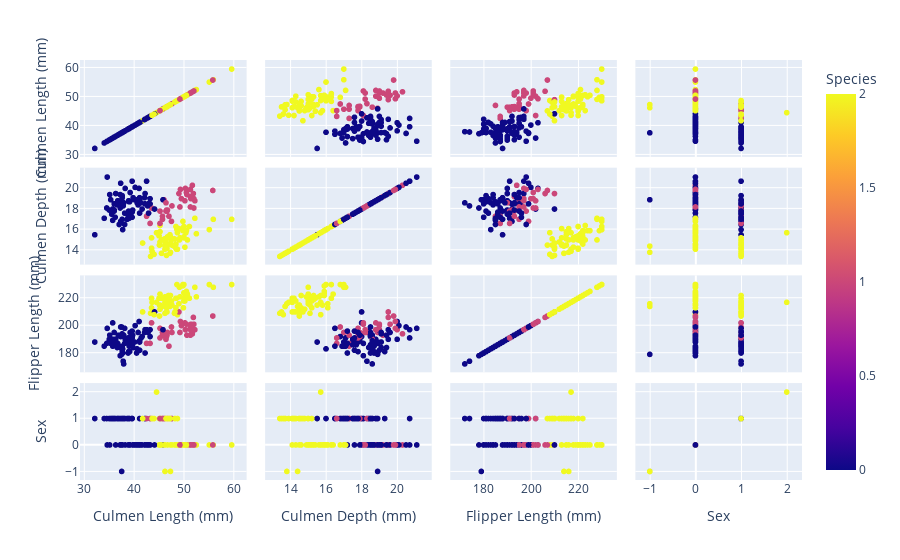

This figure's notebook cell:
### Code cell
import plotly.express as px
plt.rcParams['figure.figsize'] = [12, 24]
df = px.data.iris()
fig = px.scatter_matrix(a,
    dimensions=["Culmen Length (mm)", "Culmen Depth (mm)", "Flipper Length (mm)", "Sex"],
    color="Species")
fig.show()

### Figure 1 — Plotly figure (JSON) as saved in the notebook; plotly's stock layout.template omitted (floating-point values rounded to 4 significant figures; data arrays with more than 128 entries replaced by an {"elided": "..."} marker saying what was removed)
{"data": [{"dimensions": [{"axis": {"matches": true}, "label": "Culmen Length (mm)", "values": {"elided": "170 float values"}}, {"axis": {"matches": true}, "label": "Culmen Depth (mm)", "values": {"elided": "170 float values"}}, {"axis": {"matches": true}, "label": "Flipper Length (mm)", "values": {"elided": "170 int values"}}, {"axis": {"matches": true}, "label": "Sex", "values": {"elided": "170 int values"}}], "hovertemplate": "%{xaxis.title.text}=%{x}<br>%{yaxis.title.text}=%{y}<br>Species=%{marker.color}<extra></extra>", "legendgroup": "", "marker": {"color": {"elided": "170 int values"}, "coloraxis": "coloraxis", "symbol": "circle"}, "name": "", "showlegend": false, "type": "splom"}], "layout": {"coloraxis": {"colorbar": {"title": {"text": "Species"}}, "colorscale": [[0, "#0d0887"], [0.1111, "#46039f"], [0.2222, "#7201a8"], [0.3333, "#9c179e"], [0.4444, "#bd3786"], [0.5556, "#d8576b"], [0.6667, "#ed7953"], [0.7778, "#fb9f3a"], [0.8889, "#fdca26"], [1, "#f0f921"]]}, "dragmode": "select", "legend": {"tracegroupgap": 0}, "margin": {"t": 60}}}
